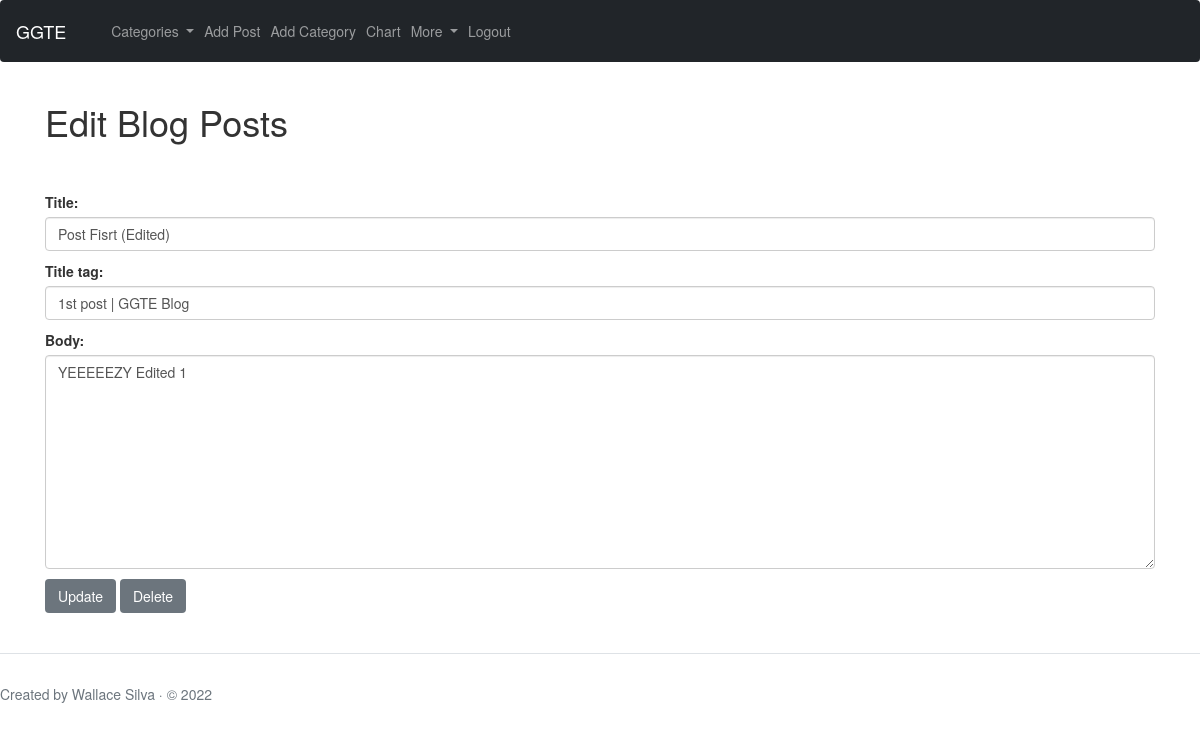
/article/edit/1 (signed in), run on the app's committed database.
### blog/models.py (models this page shows, shortened)
class Post(models.Model):
    title = models.CharField(max_length=255)
    title_tag = models.CharField(max_length=255, default='Blog Post')
    author = models.ForeignKey(User, on_delete=models.CASCADE)
    publish_date = models.DateTimeField(auto_now_add=True)
    post_date = models.DateField(auto_now_add=True)
    body = models.TextField()
    category = models.CharField(max_length = 55,default='uncategorized')

### blog/views.py (the view)
# urls.py: path('article/edit/<int:pk>',UpdatePostView.as_view(), name = 'update_post' ),
class UpdatePostView(UpdateView):
    model = Post
    form_class = UpdatePostForm
    template_name = "update_post.html"

### blog/forms.py
class UpdatePostForm(forms.ModelForm):
    class Meta:
        model = Post
        fields = ['title', 'title_tag', 'body']
        widgets = {
            'title': forms.TextInput(attrs={'class': 'form-control', 'placeholder': 'placeholder exemple'}),
            'title_tag': forms.TextInput(attrs={'class': 'form-control'}),
            'body': forms.Textarea(attrs={'class': 'form-control'})
        }

### blog/templates/update_post.html (shortened to what this page needs)
{% extends 'core.html' %}
{% block content %}
<h1>Edit Blog Posts</h1>
<br /><br />
{%if user.is_authenticated%}
<div class="mb-3">
  <form method="Post">
    {{form.as_p}}
    <input class="btn btn-secondary" type="submit" value="Update">
     <a class =  "btn btn-secondary" href = " {% url 'delete_post' post.pk %} " >Delete</a>
  </form>
</div>
{% else %}
You Cannot Edit Posts
{% endif %}
{% endblock %}

### data on the page
Post: title "Post Fisrt (Edited)", title_tag "1st post | GGTE Blog", body "YEEEEEZY Edited 1"
